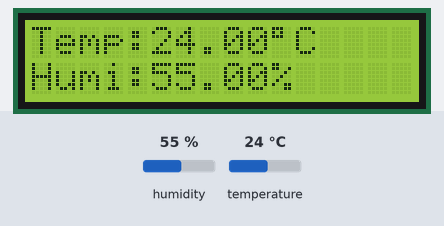
Bench run of a sketch on a simulated Arduino Mega 2560, built with avr-gcc and run on an emulated ATmega2560. Shown: 16×2 character LCD. Wiring (inferred from the names in the program): DHT11 sensor: data pin 23. The test bench sets the inputs (shaded band); at power-on: humidity 55 %, temperature 24 °C. What the sketch prints to the serial monitor is not drawn.

Above: at 7.9 s.
8.0 s: humidity set to 22 %
At 10.8 s:
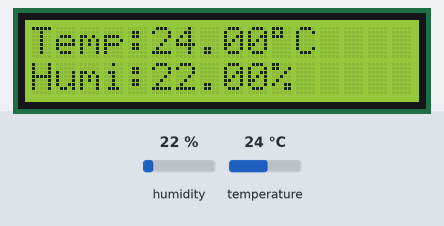
11.4 s: temperature set to 12 °C
At 12.9 s:
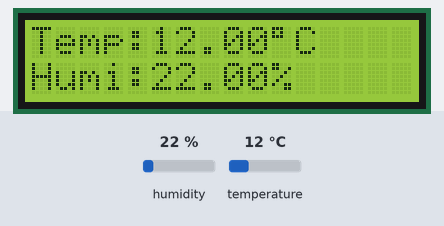
14.8 s: humidity set to 40 %
At 17.0 s:
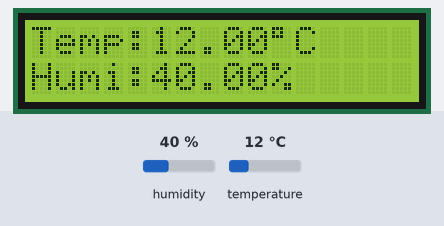
18.2 s: temperature set to 19 °C
At 20.2 s:
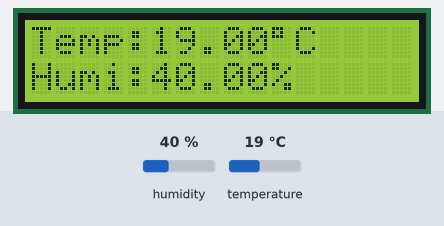
Timing chart, 0 to 21.7 s (numbered marks = the images above; inputs shaded):
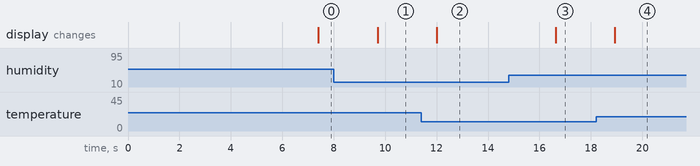

The sketch:

Arduino_DHTtester_LCD.ino
```cpp
// Example testing sketch for various DHT humidity/temperature sensors
// Written by ladyada, public domain

#include "DHT.h"
#include <Wire.h>
#include <LiquidCrystal_I2C.h>

// LCM1602 I2C LCD
LiquidCrystal_I2C lcd(0x27,16,2);
#define DHTPIN 23     // what pin we're connected to

// Uncomment whatever type you're using!
#define DHTTYPE DHT11   // DHT 11
//#define DHTTYPE DHT22   // DHT 22  (AM2302)
//#define DHTTYPE DHT21   // DHT 21 (AM2301)

// Connect pin 1 (on the left) of the sensor to +5V
// NOTE: If using a board with 3.3V logic like an Arduino Due connect pin 1
// to 3.3V instead of 5V!
// Connect pin 2 of the sensor to whatever your DHTPIN is
// Connect pin 4 (on the right) of the sensor to GROUND
// Connect a 10K resistor from pin 2 (data) to pin 1 (power) of the sensor

// Initialize DHT sensor for normal 16mhz Arduino
DHT dht(DHTPIN, DHTTYPE);
// NOTE: For working with a faster chip, like an Arduino Due or Teensy, you
// might need to increase the threshold for cycle counts considered a 1 or 0.
// You can do this by passing a 3rd parameter for this threshold.  It's a bit
// of fiddling to find the right value, but in general the faster the CPU the
// higher the value.  The default for a 16mhz AVR is a value of 6.  For an
// Arduino Due that runs at 84mhz a value of 30 works.
// Example to initialize DHT sensor for Arduino Due:
//DHT dht(DHTPIN, DHTTYPE, 30);

void setup() {
  Serial.begin(9600);
  Serial.println("DHTxx test!");
   dht.begin();
 // lcd.begin(16,2);               // initialize the lcd
  lcd.begin();                      // initialize the lcd
  lcd.backlight();
  lcd.setCursor ( 0, 0 );        // go to home
  lcd.print("Hello Arduino!");
  lcd.setCursor ( 0, 1 );
  lcd.print("Temp & Humi");
  delay ( 5000 );  // Delay 8 seconds
}

void loop() {
  // Wait a few seconds between measurements.
  delay(2000);

  // Reading temperature or humidity takes about 250 milliseconds!
  // Sensor readings may also be up to 2 seconds 'old' (its a very slow sensor)
  float h = dht.readHumidity();
  // Read temperature as Celsius
  float t = dht.readTemperature();
  // Read temperature as Fahrenheit
  float f = dht.readTemperature(true);

  // Check if any reads failed and exit early (to try again).
  if (isnan(h) || isnan(t) || isnan(f)) {
    Serial.println("Failed to read from DHT sensor!");
    return;
  }

  // Compute heat index
  // Must send in temp in Fahrenheit!
  float hi = dht.computeHeatIndex(f, h);

  Serial.print("Humidity: ");
  Serial.print(h);
  Serial.print(" %\t");
  Serial.print("Temperature: ");
  Serial.print(t);
  Serial.print(" *C ");
  Serial.print(f);
  Serial.print(" *F\t");
  Serial.print("Heat index: ");
  Serial.print(hi);
  Serial.println(" *F");
   // LCD display
  lcd.clear();
  lcd.setCursor ( 0, 0 );        // go to home
  lcd.print("Temp:");
  lcd.print(t);
  lcd.print((char)(0xDF));
  lcd.print("C");
  lcd.setCursor ( 0, 1 );        // go to home
  lcd.print("Humi:");
  lcd.print(h);
  lcd.print("%");
}
```

Measured:
- after the input at 8.0 s, the display: changes after 1.7 s (image 1)
- after the input at 11.4 s, the display: changes after 0.61 s (image 2)
- after the input at 14.8 s, the display: changes after 1.8 s (image 3)
- after the input at 18.2 s, the display: changes after 0.74 s (image 4)
